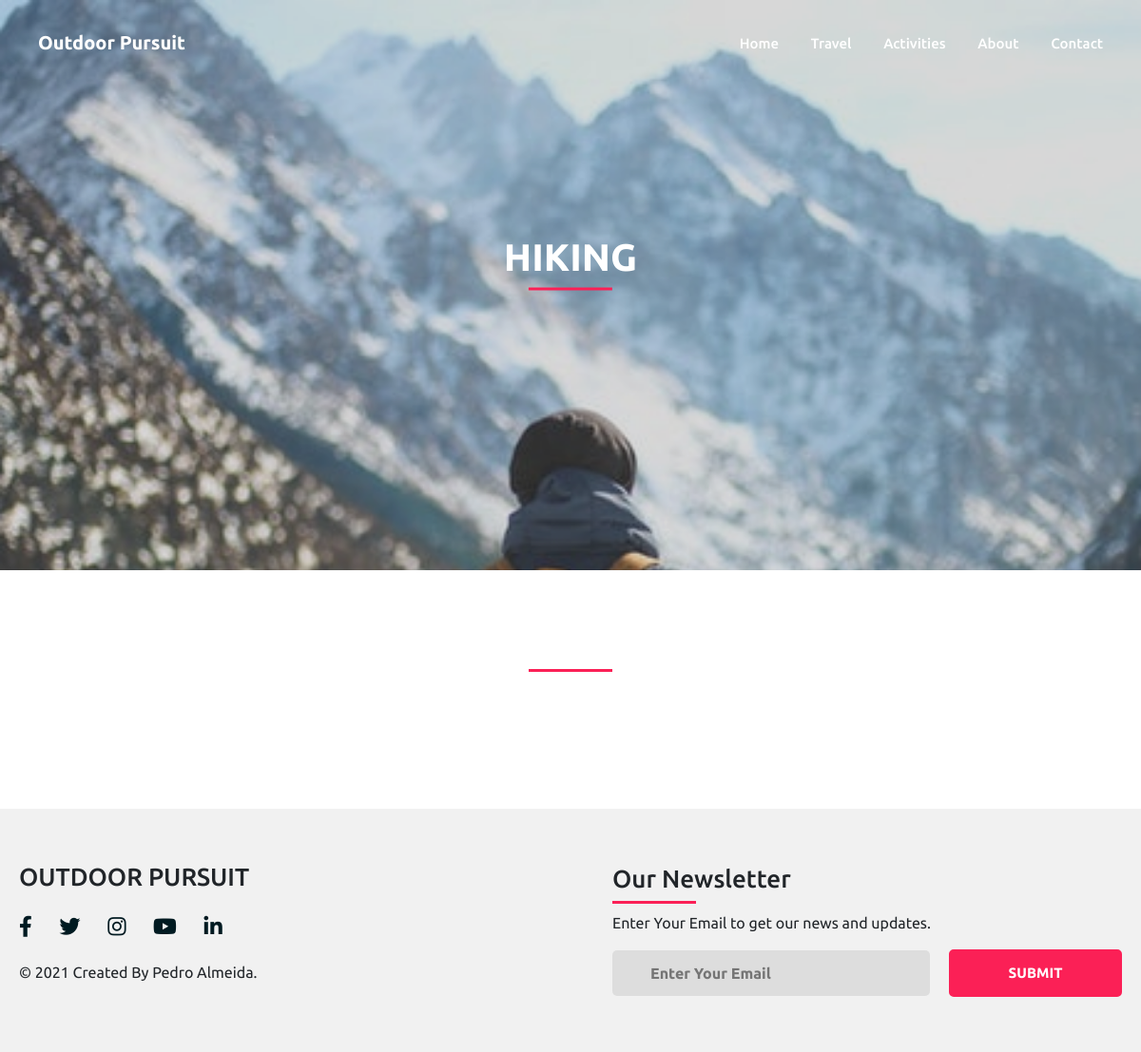
Page /activityArticle.php?id=7 on the committed database.
### tables this page shows
CREATE TABLE IF NOT EXISTS `atividades` (
  `id` int NOT NULL AUTO_INCREMENT,
  `name` varchar(50) NOT NULL DEFAULT '',
  `image` varchar(50) DEFAULT '',
  `title` varchar(50) DEFAULT '',
  `text` longtext,
  `visible` bit(1) NOT NULL DEFAULT b'1',
  `categoriaId` int NOT NULL,
  PRIMARY KEY (`id`),
  KEY `FK_atividades_categoria` (`categoriaId`),
  CONSTRAINT `FK_atividades_categoria` FOREIGN KEY (`categoriaId`) REFERENCES `categorias` (`id`)
);

### activityArticle.php (the view, shortened to what this page needs)
<!DOCTYPE html>
<html>
<head>
	<link rel="stylesheet" href="css/bootstrap.min.css">
	<link rel="stylesheet" href="css/fontawesome.min.css">
	<link rel="stylesheet" href="css/style.css">
	<link rel="stylesheet" href="css/responsive.css">
</head>
<body>
<?php
require 'includes/connection.php';
$id = $_GET['id'];
$sql = 'SELECT * FROM atividades
		WHERE id = :id';
$sth = $dbh->prepare($sql);
$sth->bindParam(':id', $id, PDO::PARAM_INT);
$sth->execute();
$at = $sth->fetchObject();
?>
<?php
require 'includes/menu.php';
?>
<div class="bckg-fixed position-relative" style="background-image: url('images/<?= $at->image ?>'); min-height: 75vh;">
	<div class="opac">
	<div class="txt-center">
        <h1 class="title text-center"><?= $at->name ?></h1>
        <div class="divider mx-auto mb-5"></div>
	</div>
	</div>
</div>
<div class="container mb-5 pb-5">
	<h2 class="text-center mt-5 pt-5 subtitle"><?= $at->title ?></h2>
	<div class="divider mx-auto mb-5"></div>
</div>
<?php
require 'includes/footer.php';
?>
</body>
</html>

### css/style.css (style rules this page uses)
* { margin: 0; padding: 0; text-decoration: none; font-family: "Ubuntu",sans-serif; box-sizing: border-box; }
.opac { position: absolute; background-color: rgba(60,60,60,.2); width: 100%; height: 100%; }
.divider { width: 88px; height: 3px; background: #fb2056; }
.bckg-fixed { background-repeat: no-repeat; background-size: cover; background-attachment: fixed; background-position: center; }
.txt-center { position: absolute; top:50%; left:50%; transform:translate(-50%, -50%); text-align: center; }
.title { font-weight: 700; text-transform: uppercase; color: white; }
.subtitle { font-weight: 600; text-transform: uppercase; }

### rows in the picture
atividades: image (picture), name "HIKING"
